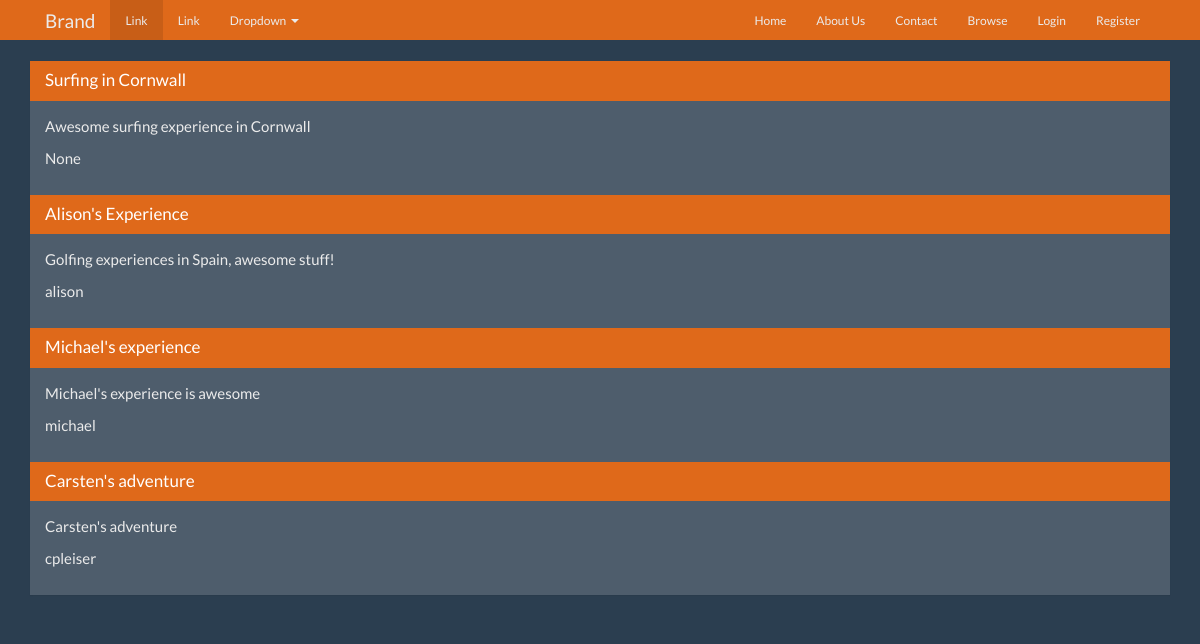
/, run on an earlier commit of the app's database.
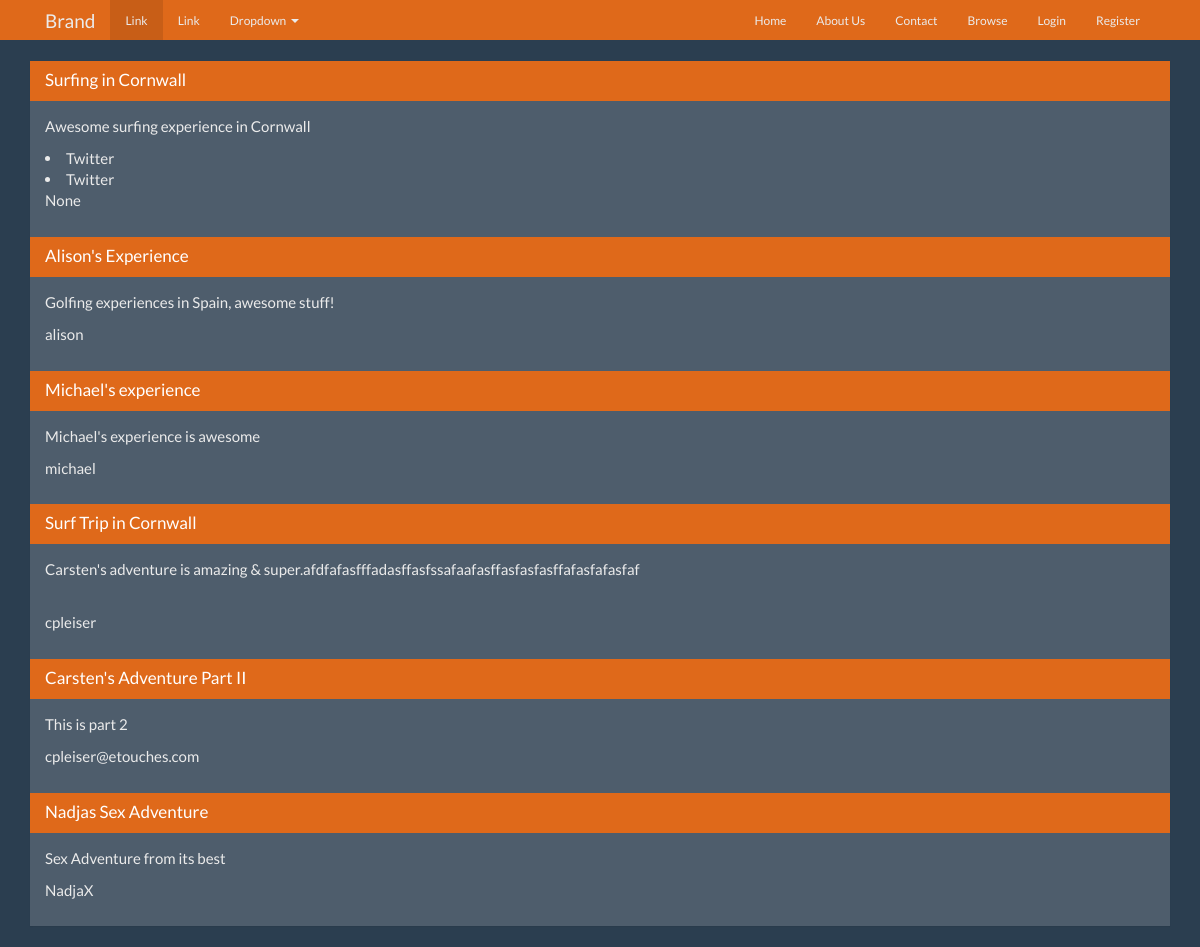
And on a later commit of the database.
### tpe/models.py (models this page shows, shortened)
class Experience(models.Model):
    name = models.CharField(max_length=255)
    description = models.TextField()
    slug = models.SlugField(unique=True)
    user = models.OneToOneField(User, blank=True, null=True)

class Social(models.Model):
    SOCIAL_TYPES = (
        ('twitter', 'Twitter'),
        ('facebook', 'Facebook'),
        ('pinterest', 'Pinterest'),
        ('instagram', 'Instagram'),
    )
    network = models.CharField(max_length=255, choices=SOCIAL_TYPES)
    username = models.CharField(max_length=255)
    experience = models.ForeignKey(Experience, related_name="social_accounts")
    class Meta:
        verbose_name_plural = "Social media links"

### tpe/views.py (the view)
# urls.py: url(r'^$', views.index, name='home'),
def index(request):
    experiences = Experience.objects.prefetch_related('social_accounts', 'uploads').all()
    return render(request, 'index.html', {
        'experiences': experiences,
    })

### tpe/templates/index.html (shortened to what this page needs)
{% extends 'layouts/base.html' %}
{% load humanize %}
{% block content %}
    <div class="panel panel-primary">
    {% for experience in experiences %}
        <div class="panel-heading">
            <h2 class="panel-title"><a
                    href="{% url 'experience_detail' slug=experience.slug %}">{{ experience.name }}</a></h2>
        </div>
        <div class="panel-body">
            <p>{{ experience.description }}</p>
            {% if experience.social_accounts %}
                {% for account in experience.social_accounts.all %}
                    <li>{{ account.network|title }}</li>
                {% endfor %}
            {% endif %}
            <p>{{ experience.user }}</p>
        </div>
    {% endfor %}
{% endblock %}

What changed in the data, as far as the page shows it:
added Social: network "Twitter", shown under Experience "Surfing in Cornwall"
added Social: network "Twitter", shown under Experience "Surfing in Cornwall"
changed Experience "cpleiser": name "Carsten's adventure" → "Surf Trip in Cornwall"; description "Carsten's adventure" → "Carsten's adventure is amazing & super.afdfafasfffadasffasfssafaafasffasfasfasffafasfafasfaf"
added Experience: name "Carsten's Adventure Part II", description "This is part 2", user "cpleiser@etouches.com"
added Experience: name "Nadjas Sex Adventure", description "Sex Adventure from its best", user "NadjaX"
